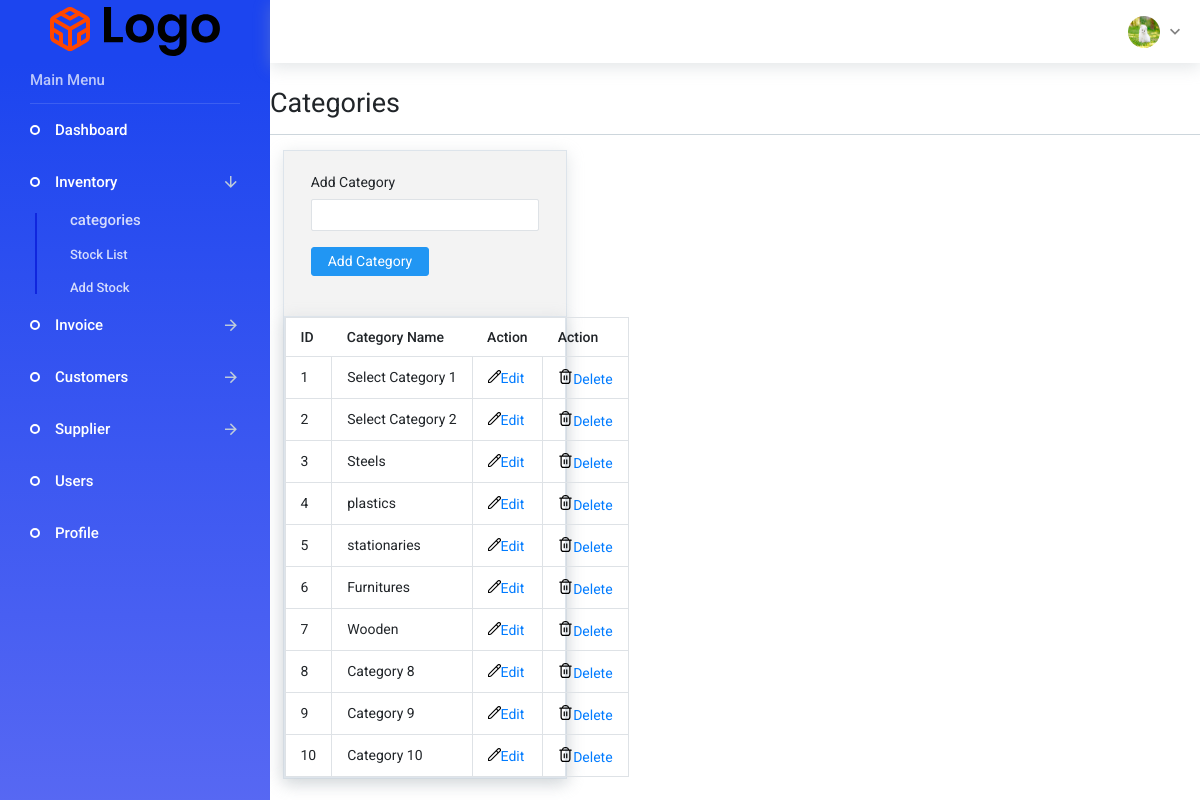
Page /admin/categories.php (signed in) on the committed database.
### tables this page shows
CREATE TABLE `categories` (
  `cat_id` int(11) NOT NULL,
  `cat_title` varchar(33) NOT NULL
);

### admin/functions.php (the view, shortened to what this page needs)
<?php
            function findAllCategories(){
               global $connection;
                    $query="SELECT * FROM categories";
                    $select_all_categories = mysqli_query($connection,$query);
                    while($row=mysqli_fetch_assoc($select_all_categories)){
                        $cat_id=$row['cat_id'];
                        $cat_title=$row['cat_title'];
                        echo "<tr>";
                        echo "<td> {$cat_id} </td>";
                        echo "<td> {$cat_title} </td>";
                        echo "<td><input type='image' src='assets/icons/edit.svg' width='13' height ='13'><a href='categories.php?edit={$cat_id}'>Edit</a></td>";
                        echo "<td><input type='image' src='assets/icons/delete.svg' width='15' height ='15'><a  href='categories.php?delete={$cat_id}'>Delete</a></td>";
                        echo "</tr>";
                    }
            }
       ?>

### rows in the picture
categories: cat_id "1", cat_title "Select Category 1"
categories: cat_id "2", cat_title "Select Category 2"
categories: cat_id "3", cat_title "Steels"
categories: cat_id "4", cat_title "plastics"
categories: cat_id "5", cat_title "stationaries"
categories: cat_id "6", cat_title "Furnitures"
categories: cat_id "7", cat_title "Wooden"
categories: cat_id "8", cat_title "Category 8"
categories: cat_id "9", cat_title "Category 9"
categories: cat_id "10", cat_title "Category 10"
